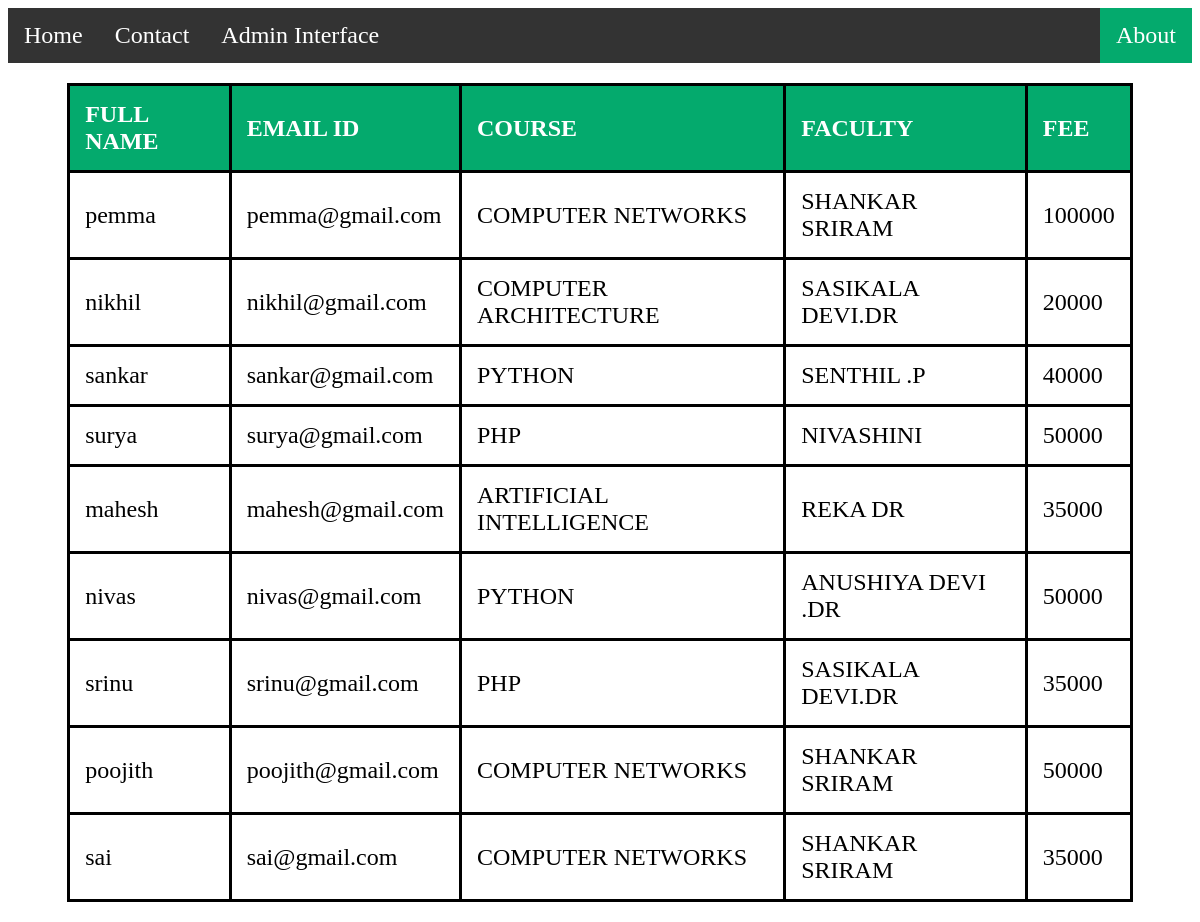
/coursedetails, run on the app's committed database.
### myapp/models.py (models this page shows, shortened)
class courses(models.Model):
    name=models.CharField(max_length=30)
    email=models.CharField(max_length=30)
    course=models.CharField(max_length=30)
    faculty = models.CharField(max_length=30)
    fee = models.CharField(max_length=30)

### myapp/views.py (the view)
# urls.py: path('coursedetails',views.coursedetails),
def coursedetails(request):
    l = courses.objects.all()
    return render(request,'coursedetails.html',{"l":l})

### templates/coursedetails.html (shortened to what this page needs)
<!DOCTYPE html>
<html lang="en">
<head>
</head>
<body>
<ul>
  <li><a href="home">Home</a></li>
  <li><a href="contact">Contact</a></li>
    <li><a href="index">Admin Interface</a></li>
  <li style="float:right"><a class="active" href="about">About</a></li>
</ul>
<table>
    <tr>
        <th>FULL NAME</th>
        <th>EMAIL ID</th>
        <th>COURSE</th>
        <th>FACULTY</th>
        <th>FEE</th>
    </tr>
    {% for i in l %}
     <tr>
        <td>{{i.name}}</td>
        <td>{{i.email}}</td>
        <td>{{i.course}}</td>
        <td>{{i.faculty}}</td>
        <td>{{i.fee}}</td>
    </tr>
    {% endfor %}
</table>
</body>
</html>

### templates/coursedetails.html (style rules this page uses)
ul { list-style-type: none; margin: 0; padding: 0; overflow: hidden; background-color: #333; }
li { float: left; }
li a { display: block; color: white; text-align: center; padding: 14px 16px; text-decoration: none; }
.active { background-color: #04AA6D; }
a { font-size:x-large; }
table,th,td { border:3px solid black; }
table { border-collapse: collapse; width:90%; margin:20px auto; }
th, td { padding: 15px; text-align: left; font-size:x-large; background-color:white; }
th { background-color: #04AA6D; color: white; }
body { background-image:url(https://images.unsplash.com/photo-1521737852567-6949f3f9f2b5?ixlib=rb-4.0.3&ixid=MnwxMjA3fDB8MHxzZWFyY2h8M3x8ZW1wbG95ZWV8ZW58MHx8MHx8&w=1000&q=80); background-size: cover; }

### data on the page
courses: name "pemma", email "pemma@gmail.com", course "COMPUTER NETWORKS", faculty "SHANKAR SRIRAM", fee "100000"
courses: name "nikhil", email "nikhil@gmail.com", course "COMPUTER ARCHITECTURE", faculty "SASIKALA DEVI.DR", fee "20000"
courses: name "sankar", email "sankar@gmail.com", course "PYTHON", faculty "SENTHIL .P", fee "40000"
courses: name "surya", email "surya@gmail.com", course "PHP", faculty "NIVASHINI", fee "50000"
courses: name "mahesh", email "mahesh@gmail.com", course "ARTIFICIAL INTELLIGENCE", faculty "REKA DR", fee "35000"
courses: name "nivas", email "nivas@gmail.com", course "PYTHON", faculty "ANUSHIYA DEVI .DR", fee "50000"
courses: name "srinu", email "srinu@gmail.com", course "PHP", faculty "SASIKALA DEVI.DR", fee "35000"
courses: name "poojith", email "poojith@gmail.com", course "COMPUTER NETWORKS", faculty "SHANKAR SRIRAM", fee "50000"
courses: name "sai", email "sai@gmail.com", course "COMPUTER NETWORKS", faculty "SHANKAR SRIRAM", fee "35000"
